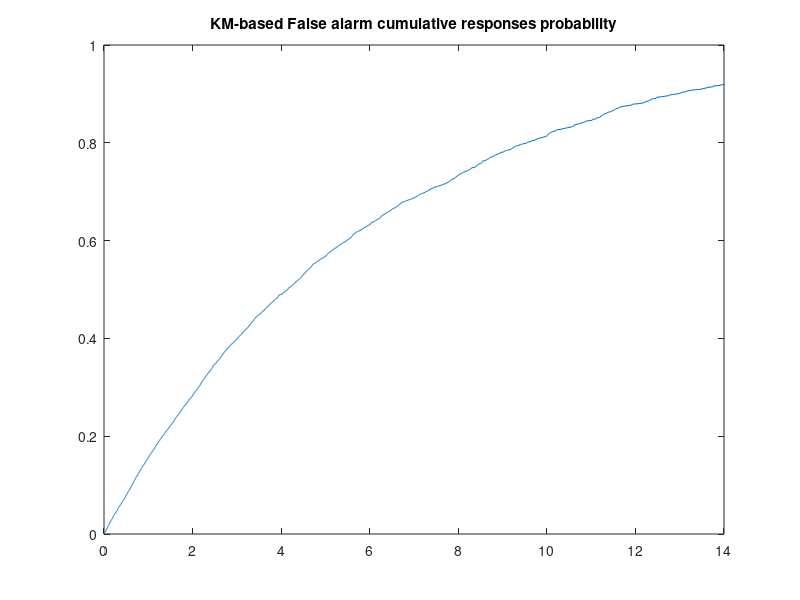
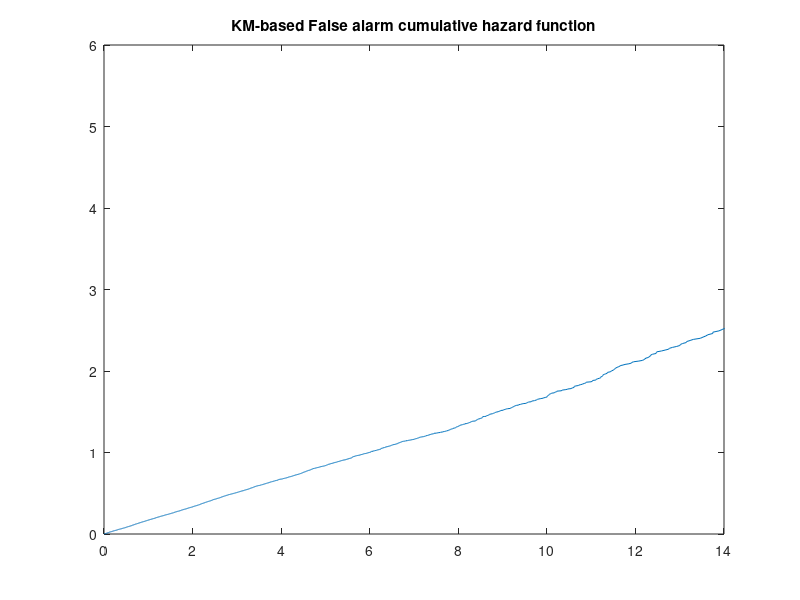
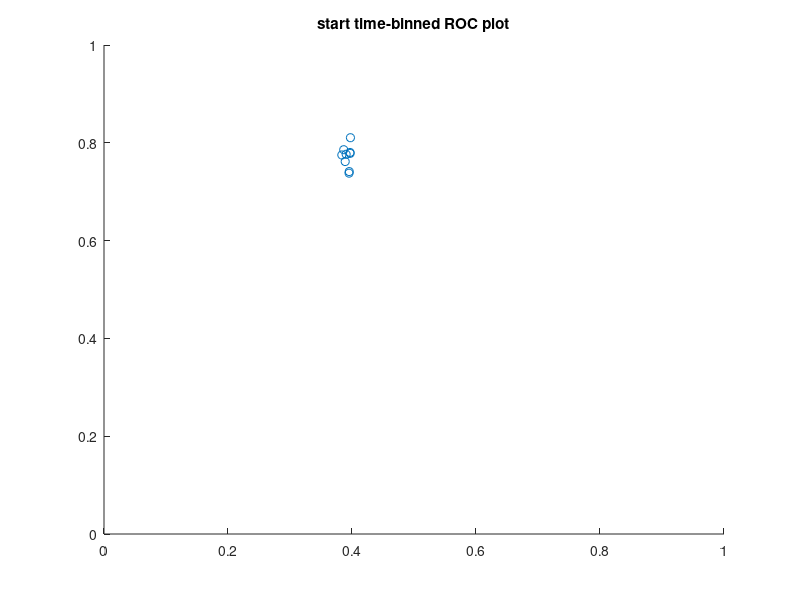
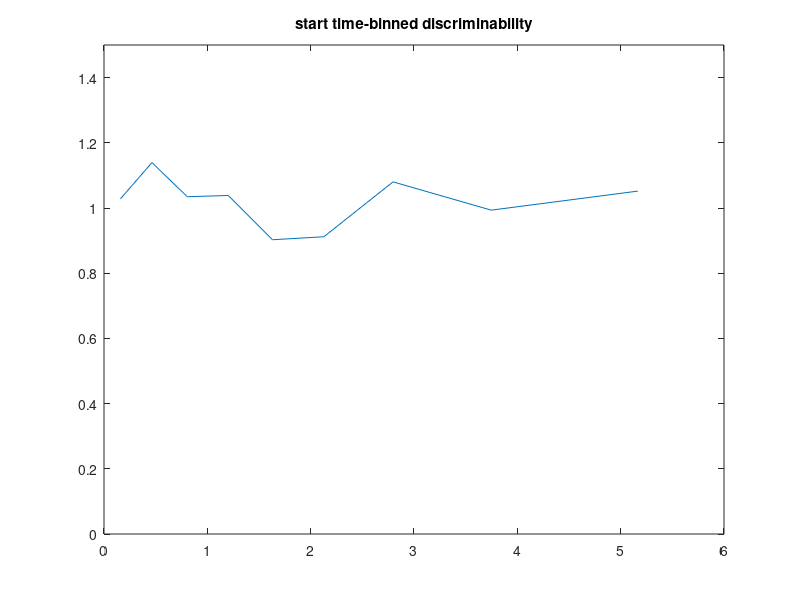

The MATLAB script that drew these images, in order:
num_trials=10000; %number of simulated trials
noise_dur=5;     %mean noise duration, in seconds
sig_dur=3;       %signal duration, in seconds
noise_hazard=6;  
signal_hazard=2; 

% noise_hazard=4;  %mean time to lick during noise (neutral bias)
% signal_hazard=4; %mean time to lick during signal (neutral bias)
signal_start_bins=10; % number of bins of signal start time

noise_durs=exprnd(noise_dur,num_trials,1);
noise_lick_RT=exprnd(noise_hazard,num_trials,1);
signal_lick_RT=exprnd(signal_hazard,num_trials,1);

%% Add heterogeneity to parameters
% noise_durs2=exprnd(noise_dur,num_trials,1);
% noise_lick_RT2=exprnd(noise_hazard*2,num_trials,1);
% signal_lick_RT2=exprnd(signal_hazard*2,num_trials,1);
% 
% noise_durs=[noise_durs ; noise_durs2];
% noise_lick_RT=[noise_lick_RT ; noise_lick_RT2];
% signal_lick_RT=[signal_lick_RT ; signal_lick_RT2];
% num_trials=length(signal_lick_RT);

%%
responses=nan(num_trials,1); % trial-wise outcome vector; 0, 'no response; 1, 'hit'; 2, 'false alarm'
Hit_RTs=nan(num_trials,1); % trial-wise reaction time vector; 0, in seconds
FA_RTs=nan(num_trials,1); % trial-wise reaction time vector; 0, in seconds
Hit_noise_durs=nan(num_trials,1); %
Miss_noise_durs=nan(num_trials,1); %

for i=1:num_trials
    if noise_lick_RT(i)<=noise_durs(i)
        responses(i)=2;
        FA_RTs(i)=noise_lick_RT(i);
    else
        if signal_lick_RT(i)<=sig_dur
            responses(i)=1;
            Hit_RTs(i)=signal_lick_RT(i);
            Hit_noise_durs(i)=noise_durs(i);
        else
            responses(i)=0;
            Miss_noise_durs(i)=noise_durs(i);
        end
    end
end
%figure; histogram(responses)

%% build false alarm rate cumulative curve
Hit_starts=Hit_noise_durs(~isnan(Hit_noise_durs));
Miss_starts=Miss_noise_durs(~isnan(Miss_noise_durs));
signal_starts_list=sort([Hit_starts ; Miss_starts]);
FA_RTs_list=sort(FA_RTs(~isnan(FA_RTs)));
FA_cum_data = [FA_RTs_list ; signal_starts_list];
FA_cum_censoring = [zeros(size(FA_RTs_list)) ; ones(size(signal_starts_list))];
[P_FA,t_FA] = ecdf(FA_cum_data,'censoring',FA_cum_censoring);
t_FA(1)=[];
P_FA(1)=[];

%plot FA rate cumulative probability distribution
figure; plot(t_FA,P_FA)
title('KM-based False alarm cumulative responses probability')
xlim([0 14])

%plot the cumulative hazard function
figure; plot(t_FA,-log(1-P_FA))
title('KM-based False alarm cumulative hazard function')
xlim([0 14])

%plot the (noisy!) hazard function
%figure; plot(t_FA(2:end),-diff(log(1-P_FA))./diff(t_FA))

%% build (binned) hit and FA rate cumulative curves
%figure; histogram(signal_starts_list)
Hit_RTs_list=Hit_RTs(~isnan(Hit_RTs));

sig_start_bin_edges=0;
sig_bin_start_means=[];
P_Hit_binned=[];
t_Hit_binned=[];
P_FA_binned=[];
d_prime_binned=[];
c_bias_binned=[];
% figure;
for i=1:signal_start_bins-1
    sig_start_bin_edges(i+1) = prctile(signal_starts_list,i*100/signal_start_bins);
    hits_temp=find(sig_start_bin_edges(i)<Hit_starts & Hit_starts<=sig_start_bin_edges(i+1));
    Hit_RTs_temp=Hit_RTs_list(hits_temp);
    Hit_starts_temp=Hit_starts(hits_temp);
    misses_temp=find(sig_start_bin_edges(i)<Miss_starts & Miss_starts<=sig_start_bin_edges(i+1));
    Miss_starts_temp=Miss_starts(misses_temp);

    Hit_cum_data_temp = [Hit_RTs_temp ; sig_dur.*ones(size(Miss_starts_temp))];
    Hit_cum_censoring_temp = [zeros(size(Hit_RTs_temp)) ; ones(size(Miss_starts_temp))];
    [P_Hit_binned{i},t_Hit_binned{i}] = ecdf(Hit_cum_data_temp,'censoring',Hit_cum_censoring_temp);
    
    sig_bin_start_means(i)=mean([Hit_starts_temp ; Miss_starts_temp]);
    P_FA_binned{i} = interp1(t_FA-sig_bin_start_means(i),P_FA,t_Hit_binned{i},'linear');
    P_FA_binned{i}=(P_FA_binned{i}-min(P_FA_binned{i}))./(1-min(P_FA_binned{i}));
    P_Hit_binned{i}(1)=[];
    t_Hit_binned{i}(1)=[];
    P_FA_binned{i}(1)=[];
    d_prime_binned{i}=norminv(P_Hit_binned{i})-norminv(P_FA_binned{i});
    c_bias_binned{i}=-0.5*(norminv(P_Hit_binned{i})+norminv(P_FA_binned{i}));
    hold on
    % plot(d_prime_binned{i})
end

%plot time-varying ROC curves
% figure;
% for i=1:signal_start_bins-1
%     plot(P_FA_binned{i},P_Hit_binned{i})
%     hold on
%     xlim([0 1])
%     ylim([0 1])
% end

c_bias_ends=[]; d_prime_ends=[]; P_FA_ends=[]; P_Hit_ends=[];
for i=1:length(d_prime_binned)
    c_bias_ends(i)=c_bias_binned{i}(end)
    d_prime_ends(i)=d_prime_binned{i}(end);
    P_FA_ends(i)=P_FA_binned{i}(end);
    P_Hit_ends(i)=P_Hit_binned{i}(end);
end

figure; 
scatter(P_FA_ends,P_Hit_ends)
xlim([0 1])
ylim([0 1])
title('start time-binned ROC plot')

figure; plot(sig_bin_start_means,d_prime_ends)
ylim([0 1.5])
title('start time-binned discriminability')

figure; plot(sig_bin_start_means,c_bias_ends)
ylim([-1 1])
title('start time-binned bias')
%%
